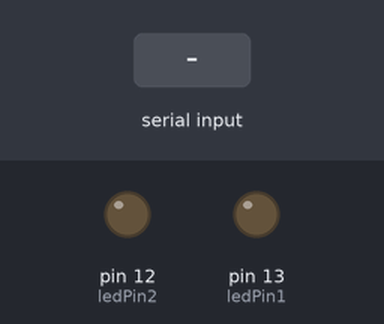
This sketch was run on a simulated Arduino Uno, built with avr-gcc and run on an emulated ATmega328P. Parts: output pins drawn as LEDs (lit = HIGH). Inputs (shaded band) come from the test bench. What the sketch prints to the serial monitor is not drawn.

Above: at 1.2 s.
1.3 s: "L" received over Serial
At 2.1 s:
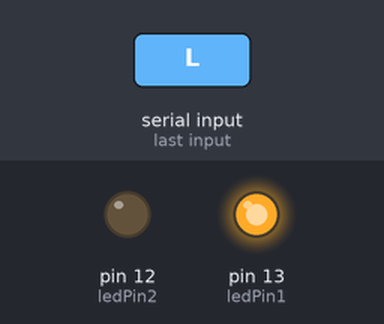
2.8 s: "R" received over Serial
At 3.2 s:
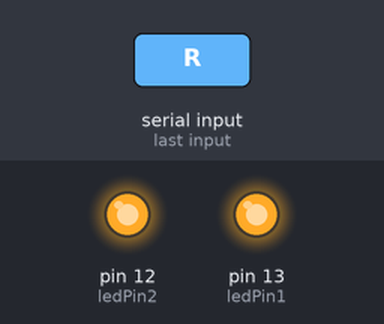
4.3 s: "L" received over Serial
At 5.5 s:
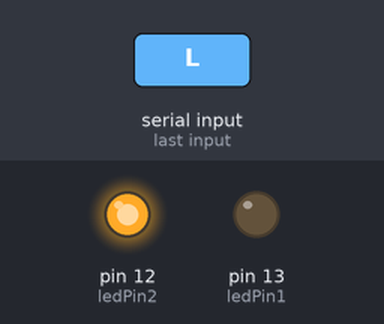
Timing chart, 0 to 7.3 s (numbered marks = the images above; inputs shaded):
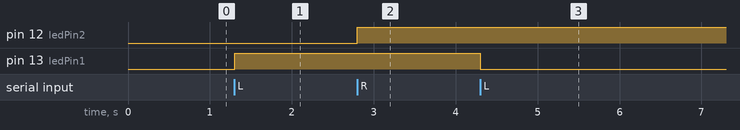

Measured:
- after the input at 1.3 s, pin 13 (ledPin1): LOW → HIGH at once
- after the input at 2.8 s, pin 12 (ledPin2): LOW → HIGH at once
- after the input at 4.3 s, pin 13 (ledPin1): HIGH → LOW at once

The sketch:

serialLEDArduino.ino
```cpp
//code to get motor control started with OpenCV


const int ledPin1 = 13; // the pin that the LED is attached to
const int ledPin2 = 12;
int incomingByte;      // a variable to read incoming serial data into
int val1 = 0;
int val2 = 0;

void setup() {
  // initialize serial communication:
  Serial.begin(9600);
  // initialize the LED pins as an output:
  pinMode(ledPin1, OUTPUT);
  pinMode(ledPin2, OUTPUT);


}

void loop() {
  // see if there's incoming serial data:
  if (Serial.available() > 0) {
    // read the oldest byte in the serial buffer:
    incomingByte = Serial.read();
    // if it's an L, turn toggle LED1:
    if (incomingByte == 'L') {
      if (val1 == 0) {
        digitalWrite(ledPin1, HIGH);
        val1 = 1;
      }
      else {
        digitalWrite(ledPin1, LOW);
        val1 = 0;
        Serial.write("LOW");

      }
      Serial.write(val1);

    }
    // if it's an R, toggle LED2:
    if (incomingByte == 'R') {
       if (val2 == 0) {
        digitalWrite(ledPin2, HIGH);
        val2 = 1;
        Serial.write("HIGH");
      }
      else {
        digitalWrite(ledPin2, LOW);
        val2 = 0;
        Serial.write("LOW");
      }
    }
  }
}
```
